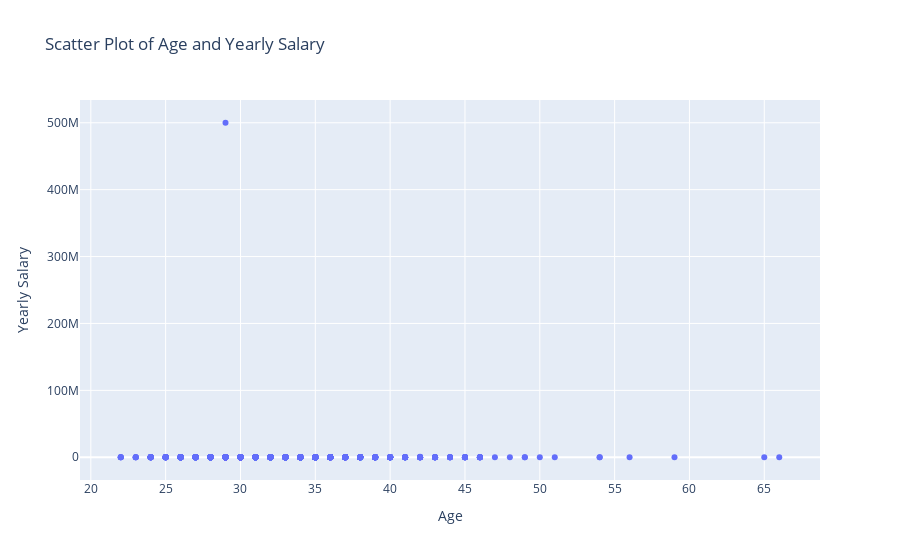

Notebook code for this chart:
### Markdown cell above
### Age and Yearly Salary

### Code cell
import plotly.graph_objects as go
fig= go.Figure(
    data= go.Scatter(
        x= salarySurvey2020['Age'],
        y= salarySurvey2020['Yearly_salary'],
        mode= 'markers'
    )
)
# Customize the plot
fig.update_layout(title='Scatter Plot of Age and Yearly Salary', xaxis_title='Age', yaxis_title='Yearly Salary')

# Show the plot
fig.show()

### Figure 1 — Plotly figure (JSON) as saved in the notebook; plotly's stock layout.template omitted (floating-point values rounded to 4 significant figures; data arrays with more than 128 entries replaced by an {"elided": "..."} marker saying what was removed)
{"data": [{"mode": "markers", "type": "scatter", "x": {"elided": "860 int values"}, "y": {"elided": "860 int values"}}], "layout": {"title": {"text": "Scatter Plot of Age and Yearly Salary"}, "xaxis": {"title": {"text": "Age"}}, "yaxis": {"title": {"text": "Yearly Salary"}}}}
